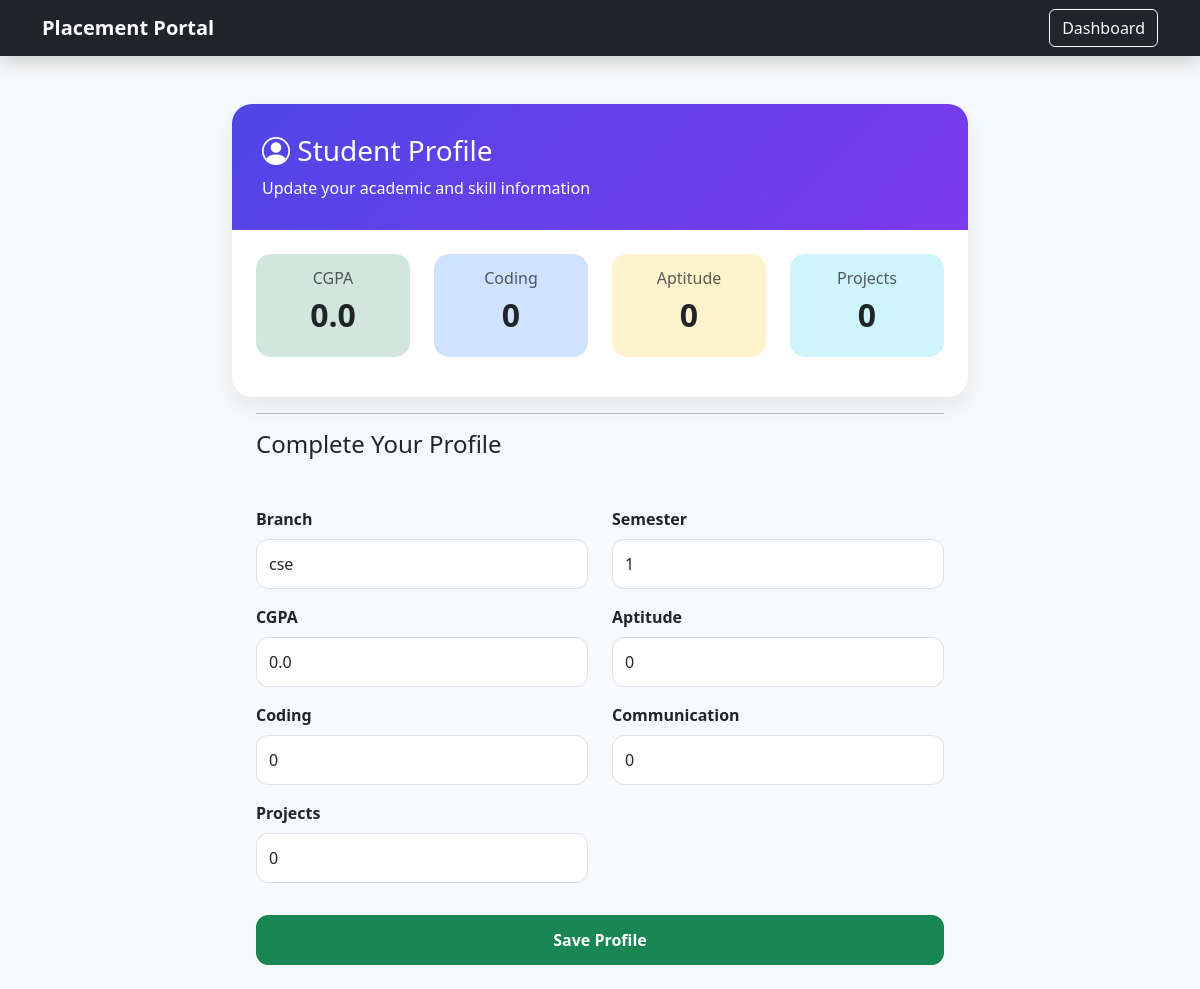
Screenshot of /profile/ (signed in) with the database file from the repository.
### students/models.py (models this page shows, shortened)
class Student(models.Model):
    user = models.OneToOneField(
        User,
        on_delete=models.CASCADE,
        null=True,
        blank=True
    )
    name = models.CharField(max_length=100)
    email = models.EmailField(unique=True)
    branch = models.CharField(max_length=50, blank=True)
    semester = models.IntegerField(default=0)
    cgpa = models.FloatField(default=0)
    aptitude = models.IntegerField(default=0)
    coding = models.IntegerField(default=0)
    communication = models.IntegerField(default=0)
    projects = models.IntegerField(default=0)

### students/views.py (the view)
# urls.py: path('profile/', views.profile, name='profile'),
def profile(request):
    student = Student.objects.filter(
        user=request.user
    ).first()
    if request.method == 'POST':
        form = StudentProfileForm(
            request.POST,
            instance=student
        )
        if form.is_valid():
            profile = form.save(commit=False)
            profile.user = request.user
            profile.save()
            messages.success(
                request,
                "Profile updated successfully!"
)
        return redirect('/predict/')
    else:
        form = StudentProfileForm(
            instance=student
        )
    return render(
        request,
        'profile.html',
        {
            'form': form,
            'student': student
        }
    )

### templates/profile.html (shortened to what this page needs)
<!DOCTYPE html>
<html>
<head>
<link href="https://cdn.jsdelivr.net/npm/bootstrap@5.3.3/dist/css/bootstrap.min.css"
      rel="stylesheet">
<link rel="stylesheet"
href="https://cdn.jsdelivr.net/npm/bootstrap-icons@1.11.3/font/bootstrap-icons.min.css">
</head>
<body class="bg-light">
<nav class="navbar navbar-dark bg-dark shadow">
    <div class="container">
        <a class="navbar-brand fw-bold"
           href="/dashboard/">
            Placement Portal
        </a>
        <a href="/dashboard/"
           class="btn btn-outline-light">
            Dashboard
        </a>
    </div>
</nav>
<div class="container mt-5">
    <div class="row justify-content-center">
        <div class="col-lg-8">
            <div class="profile-card">
                <div class="profile-header">
                    <h3 class="mb-0">
    <i class="bi bi-person-circle"></i>
    Student Profile
</h3>
<p class="mb-0 mt-2">
    Update your academic and skill information
</p>
                </div>
<div class="row text-center p-4">
    <div class="col-md-3 mb-3">
        <div class="card summary-card border-0 bg-success-subtle">
           <div class="card-body">
    <h6 class="text-muted">CGPA</h6>
    <h3 class="fw-bold">{{ student.cgpa }}</h3>
</div>
        </div>
    </div>
    <div class="col-md-3 mb-3">
        <div class="card summary-card border-0 bg-primary-subtle">
            <div class="card-body">
                <h6 class="text-muted">Coding</h6>
                <h3 class="fw-bold">{{ student.coding }}</h3>
            </div>
        </div>
    </div>
    <div class="col-md-3 mb-3">
        <div class="card summary-card border-0 bg-warning-subtle">
            <div class="card-body">
                <h6 class="text-muted">Aptitude</h6>
                <h3 class="fw-bold">{{ student.aptitude }}</h3>
            </div>
        </div>
    </div>
    <div class="col-md-3 mb-3">
        <div class="card summary-card border-0 bg-info-subtle">
            <div class="card-body">
                <h6 class="text-muted">Projects</h6>
                <h3 class="fw-bold">{{ student.projects }}</h3>
            </div>
        </div>
    </div>
</div>
</div>
 <hr class="mx-4">
<div class="px-4">
    <h4 class="mb-4">
        Complete Your Profile
    </h4>
</div>
                <div class="card-body p-4">
                 <form method="POST">
    <div class="row">
        <div class="col-md-6 mb-3">
            <label class="form-label fw-semibold">
                Branch
            </label>
            {{ form.branch }}
        </div>
        <div class="col-md-6 mb-3">
            <label class="form-label fw-semibold">
                Semester
            </label>
            {{ form.semester }}
        </div>
        <div class="col-md-6 mb-3">
            <label class="form-label fw-semibold">
                CGPA
            </label>
            {{ form.cgpa }}
        </div>
        <div class="col-md-6 mb-3">
            <label class="form-label fw-semibold">
                Aptitude
            </label>
            {{ form.aptitude }}
        </div>
        <div class="col-md-6 mb-3">
            <label class="form-label fw-semibold">
                Coding
            </label>
            {{ form.coding }}
        </div>
        <div class="col-md-6 mb-3">
            <label class="form-label fw-semibold">
                Communication
            </label>
            {{ form.communication }}
        </div>
        <div class="col-md-6 mb-3">
            <label class="form-label fw-semibold">
                Projects
            </label>
            {{ form.projects }}
        </div>
    </div>
    <button
        type="submit"
        class="btn btn-success save-btn w-100 mt-3">
        Save Profile
    </button>
</form>
                </div>
            </div>
        </div>
    </div>
</body>
</html>

### templates/profile.html (style rules this page uses)
body { background:#f5f7fb; }
.profile-card { background:white; border:none; border-radius:20px; box-shadow:0 10px 25px rgba(0,0,0,0.08); }
.profile-header { background:linear-gradient( 135deg, #4f46e5, #7c3aed ); color:white; padding:30px; border-radius:20px 20px 0 0; }
.form-control, .form-select { border-radius:12px; padding:12px; border:1px solid #dbe2ea; }
.save-btn { border-radius:12px; padding:12px; font-weight:600; }
.summary-card { border:none; border-radius:15px; transition:0.3s; }
.summary-card h3 { margin-top:8px; font-weight:700; }
.summary-card .card-body { padding:15px; }
.summary-card h3 { font-size:2rem; }

### rows the page displays
Student: cgpa "0.0", coding "0", aptitude "0", projects "0", branch "cse", semester "1", communication "0"
